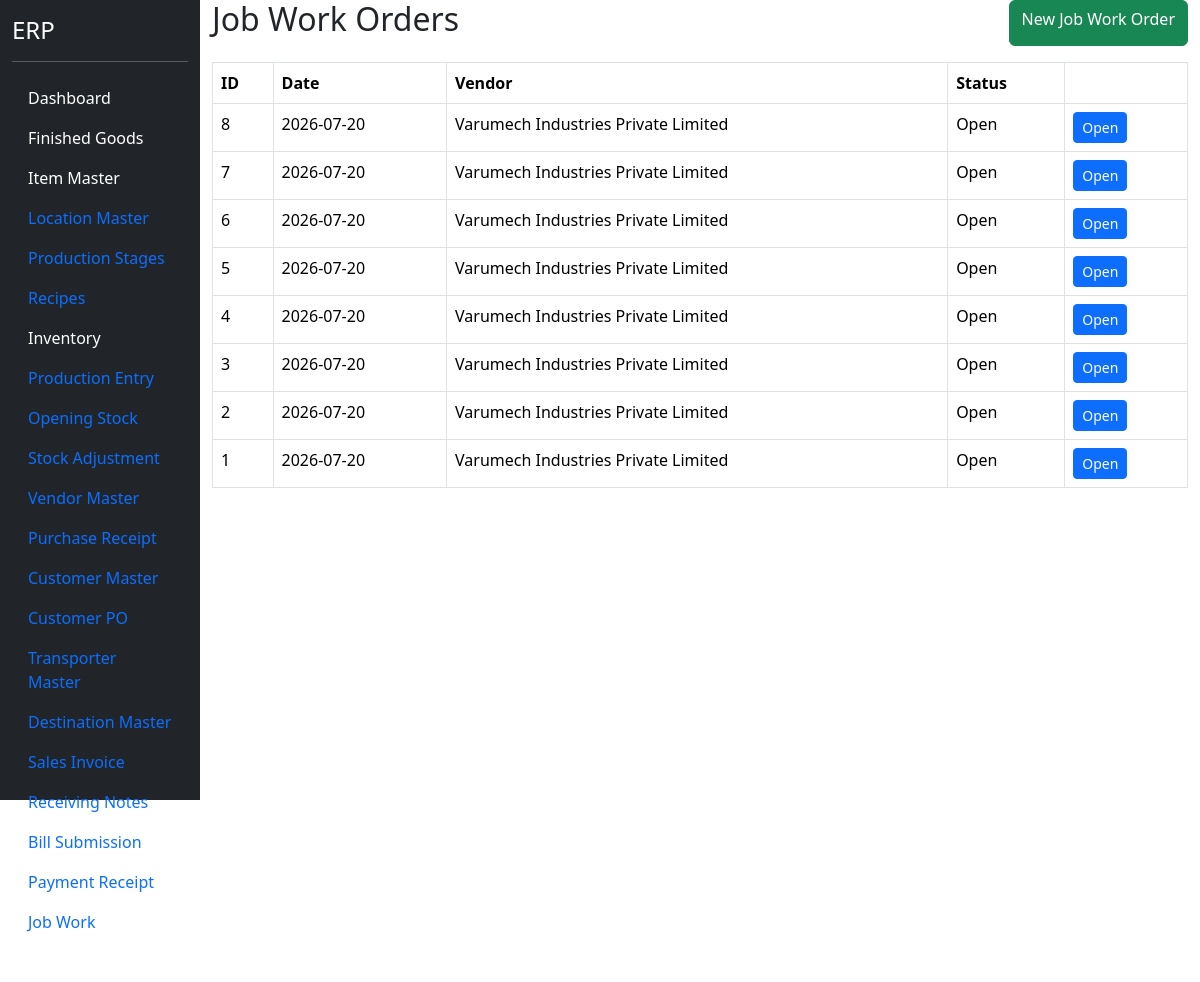
The page /jobwork/jobwork (signed in) on the database as committed earlier.
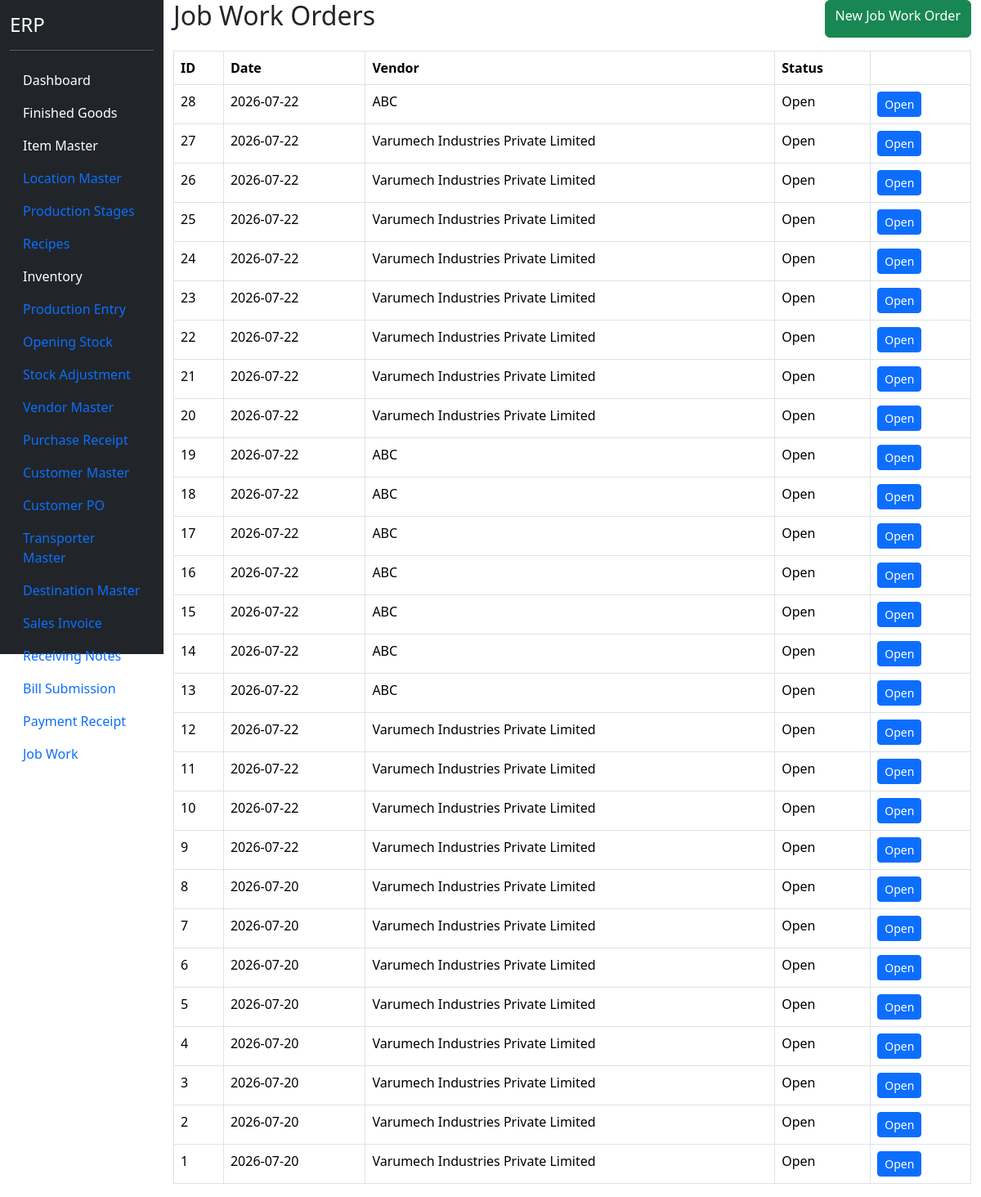
The same page on the database as committed later.
### models.py (models this page shows)
class JobWorkHeader(db.Model):
    __tablename__ = "job_work_header"
    id = db.Column(
        db.Integer,
        primary_key=True
    )
    jobwork_no = db.Column(
        db.String(30),
        unique=True,
        nullable=False
    )
    jobwork_date = db.Column(
        db.Date,
        nullable=False
    )
    expected_return_date = db.Column(
    db.Date,
    nullable = True
    )
    vendor_id = db.Column(
        db.Integer,
        db.ForeignKey("vendor_master.id"),
        nullable=False
    )
    output_item_id = db.Column(
        db.Integer,
        db.ForeignKey("item_master.id"),
        nullable=False
    )
    planned_output_qty = db.Column(
        db.Float,
        default=0
    )
    job_work_cost = db.Column(
        db.Float,
        default=0
    )
    status = db.Column(
        db.String(20),
        default="Open"
    )
    remarks = db.Column(
        db.String(300)
    )
    vendor = db.relationship(
        "VendorMaster"
    )
    output_item = db.relationship(
        "ItemMaster"
    )

class VendorMaster(db.Model):
    __tablename__ = "vendor_master"
    id = db.Column(
        db.Integer,
        primary_key=True
    )
    vendor_code = db.Column(
        db.String(20),
        unique=True,
        nullable=True
    )
    vendor_name = db.Column(
        db.String(200),
        nullable=False
    )
    contact_person = db.Column(
        db.String(100)
    )
    mobile = db.Column(
        db.String(20)
    )
    email = db.Column(
        db.String(100)
    )
    gst_no = db.Column(
        db.String(30)
    )
    pan_no = db.Column(
        db.String(20)
    )
    address = db.Column(
        db.String(500)
    )
    city = db.Column(
        db.String(100)
    )
    state = db.Column(
        db.String(100)
    )
    country = db.Column(
        db.String(100),
        default="India"
    )
    pincode = db.Column(
        db.String(20)
    )
    active = db.Column(
        db.Boolean,
        default=True
    )

### blueprints/jobwork/routes.py (the view)
@jobwork_bp.route("/jobwork")
@login_required
def jobwork_list():
    jobs = JobWorkHeader.query.order_by(
        JobWorkHeader.id.desc()
    ).all()
    return render_template(
        "jobwork/jobwork_list.html",
        jobs=jobs
    )

### app.py (called while the page is built)
@login_manager.user_loader
def load_user(user_id):
    return User.query.get(int(user_id))

### templates/jobwork/jobwork_list.html
{% extends "base.html" %}
{% block content %}
<div class="d-flex justify-content-between mb-3">
<h2>Job Work Orders</h2>
<a
href="{{ url_for('jobwork.add_jobwork') }}"
class="btn btn-success">
New Job Work Order
</a>
</div>
<table class="table table-bordered">
<thead>
<tr>
<th>ID</th>
<th>Date</th>
<th>Vendor</th>
<th>Status</th>
<th></th>
</tr>
</thead>
<tbody>
{% for job in jobs %}
<tr>
<td>{{ job.id }}</td>
<td>{{ job.jobwork_date }}</td>
<td>{{ job.vendor.vendor_name }}</td>
<td>{{ job.status }}</td>
<td>
<button
class="btn btn-primary btn-sm">
Open
</button>
</td>
</tr>
{% endfor %}
</tbody>
</table>
{% endblock %}

### templates/base.html (shortened to what this page needs)
<!DOCTYPE html>
<html>
<head>
<link href="https://cdn.jsdelivr.net/npm/bootstrap@5.3.3/dist/css/bootstrap.min.css" rel="stylesheet">
<link href="https://cdn.jsdelivr.net/npm/select2@4.1.0-rc.0/dist/css/select2.min.css" rel="stylesheet" />
<link href="https://cdn.jsdelivr.net/npm/tom-select/dist/css/tom-select.bootstrap5.min.css" rel="stylesheet">
<link rel="stylesheet"
href="https://cdn.datatables.net/1.13.8/css/jquery.dataTables.min.css">
<link rel="stylesheet"
href="https://cdn.datatables.net/buttons/2.4.2/css/buttons.dataTables.min.css">
<link rel="stylesheet"
href="https://cdn.datatables.net/fixedheader/3.4.0/css/fixedHeader.dataTables.min.css">
<link rel="stylesheet"
href="https://cdn.datatables.net/fixedcolumns/4.3.0/css/fixedColumns.dataTables.min.css">
</head>
<body>
<div class="container-fluid">
<div class="row">
<div class="col-2 bg-dark text-white vh-100">
<h4 class="mt-3">ERP</h4>
<hr>
<ul class="nav flex-column">
<li class="nav-item">
<a class="nav-link text-white"
href="/dashboard">
Dashboard
</a>
</li>
<li class="nav-item">
<a class="nav-link text-white"
href="/finished-goods">
Finished Goods
</a>
</li>
<li class="nav-item">
    <a class="nav-link text-white"
       href="/items">
       Item Master
    </a>
</li>
<li class="nav-item">
    <a class="nav-link" href="/locations">
        Location Master
    </a>
</li>
<li class="nav-item">
    <a href="/production-stages"
       class="nav-link">
        Production Stages
    </a>
</li>
<li class="nav-item">
    <a href="/recipes"
       class="nav-link">
        Recipes
    </a>
</li>
<li class="nav-item">
    <a href="/inventory"
       class="nav-link text-white">
        Inventory
    </a>
</li>
<li class="nav-item">
    <a href="/production"
       class="nav-link">
        Production Entry
    </a>
</li>
<li class="nav-item">
    <a href="/opening-stock"
       class="nav-link">
        Opening Stock
    </a>
</li>
<li class="nav-item">
    <a href="/stock-adjustment"
       class="nav-link">
        Stock Adjustment
    </a>
</li>
<li class="nav-item">
    <a href="/vendors"
       class="nav-link">
        Vendor Master
    </a>
</li>
<li class="nav-item">
    <a href="/purchase-receipt"
       class="nav-link">
        Purchase Receipt
    </a>
</li>
<li class="nav-item">
<a
class="nav-link"
href="/customers">
Customer Master
</a>
</li>
<li class="nav-item">
<a
class="nav-link"
href="/customer-po">
Customer PO
</a>
</li>
<li class="nav-item">
<a
class="nav-link"
href="/transporter">
Transporter Master
</a>
</li>
<li class="nav-item">
<a
class="nav-link"
href="/destination">
Destination Master
</a>
</li>
<li class="nav-item">
<a
class="nav-link"
href="/sales-invoice">
Sales Invoice
</a>
</li>
<li>
    <a
        class="nav-link"
        href="/receiving-note">
        Receiving Notes
    </a>
</li>
<li>
    <a
        class="nav-link"
        href="/bill-submission">
        Bill Submission
    </a>
</li>
<li class="nav-item">
<a
class="nav-link"
href="{{ url_for('masters.payment') }}">
Payment Receipt
</a>
</li>
<li class="nav-item">
    <a
    class="nav-link"
    href="{{ url_for('jobwork.jobwork_list') }}">
        Job Work
    </a>
</li>
<li class="nav-item">
<a class="nav-link text-white"
href="/logout">
</a>
</li>
</ul>
</div>
<div class="col-10">
<link
rel="stylesheet"
href="https://cdn.datatables.net/1.13.8/css/jquery.dataTables.min.css">
{% block content %}
{% endblock %}
</div>
</div>
</div>
</body>
</html>

Rows that differ between the two databases and show on the page:
added JobWorkHeader: id "28", jobwork_date "2026-07-22", vendor.vendor_name "ABC", status "Open"
added JobWorkHeader: id "27", jobwork_date "2026-07-22", vendor.vendor_name "Varumech Industries Private Limited", status "Open"
added JobWorkHeader: id "26", jobwork_date "2026-07-22", vendor.vendor_name "Varumech Industries Private Limited", status "Open"
added JobWorkHeader: id "25", jobwork_date "2026-07-22", vendor.vendor_name "Varumech Industries Private Limited", status "Open"
added JobWorkHeader: id "24", jobwork_date "2026-07-22", vendor.vendor_name "Varumech Industries Private Limited", status "Open"
added JobWorkHeader: id "23", jobwork_date "2026-07-22", vendor.vendor_name "Varumech Industries Private Limited", status "Open"
added JobWorkHeader: id "22", jobwork_date "2026-07-22", vendor.vendor_name "Varumech Industries Private Limited", status "Open"
added JobWorkHeader: id "21", jobwork_date "2026-07-22", vendor.vendor_name "Varumech Industries Private Limited", status "Open"
added JobWorkHeader: id "20", jobwork_date "2026-07-22", vendor.vendor_name "Varumech Industries Private Limited", status "Open"
added JobWorkHeader: id "19", jobwork_date "2026-07-22", vendor.vendor_name "ABC", status "Open"
added JobWorkHeader: id "18", jobwork_date "2026-07-22", vendor.vendor_name "ABC", status "Open"
added JobWorkHeader: id "17", jobwork_date "2026-07-22", vendor.vendor_name "ABC", status "Open"
added JobWorkHeader: id "16", jobwork_date "2026-07-22", vendor.vendor_name "ABC", status "Open"
added JobWorkHeader: id "15", jobwork_date "2026-07-22", vendor.vendor_name "ABC", status "Open"
added JobWorkHeader: id "14", jobwork_date "2026-07-22", vendor.vendor_name "ABC", status "Open"
added JobWorkHeader: id "13", jobwork_date "2026-07-22", vendor.vendor_name "ABC", status "Open"
added JobWorkHeader: id "12", jobwork_date "2026-07-22", vendor.vendor_name "Varumech Industries Private Limited", status "Open"
added JobWorkHeader: id "11", jobwork_date "2026-07-22", vendor.vendor_name "Varumech Industries Private Limited", status "Open"
added JobWorkHeader: id "10", jobwork_date "2026-07-22", vendor.vendor_name "Varumech Industries Private Limited", status "Open"
added JobWorkHeader: id "9", jobwork_date "2026-07-22", vendor.vendor_name "Varumech Industries Private Limited", status "Open"
